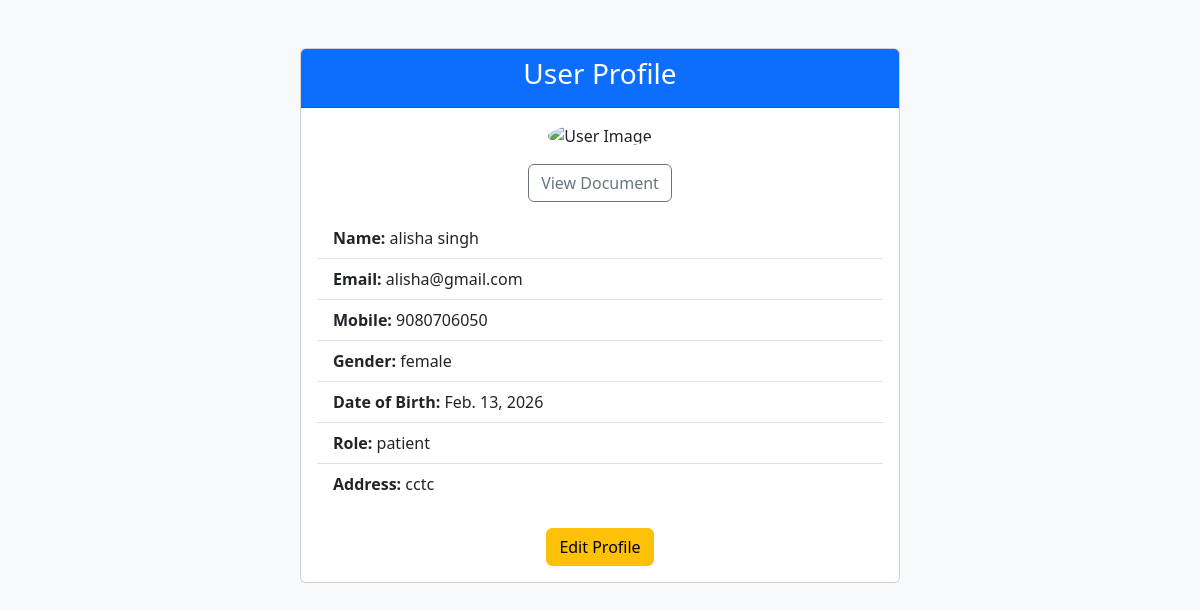
/ehrs_admin/adminviewprofile/ (signed in), run on the app's committed database.
### REGISTER/models.py (models this page shows, shortened)
class Register_Master(models.Model):
    Reg_id=models.AutoField(primary_key=True)
    Name=models.CharField(max_length=30)
    Email=models.CharField(max_length=30,unique=True)
    Mobile=models.CharField(max_length=30)
    Password=models.CharField(max_length=40)
    Dob=models.DateField()
    Gender=models.CharField(max_length=10)
    Address=models.CharField(max_length=100)
    Role_name=models.CharField(max_length=30)
    created_at = models.DateTimeField(default=timezone.now)

### EHRS_admin/views.py (the view)
# urls.py: path('adminviewprofile/',views.adminviewprofile,name="adminviewprofile"),
def adminviewprofile(request):
    email = request.session.get('email')
    ob = Register_Master.objects.get(Email=email)
    try:
        obj = adminprofile_master.objects.get(email=ob)
    except adminprofile_master.DoesNotExist:
        obj = None  # no profile yet
    return render(request, 'adminviewprofile.html', {'data': ob, 'data1': obj})

### EHRS_admin/templates/adminviewprofile.html (shortened to what this page needs)
<!DOCTYPE html>
<html lang="en">
<head>
    <link href="https://cdn.jsdelivr.net/npm/bootstrap@5.3.0/dist/css/bootstrap.min.css" rel="stylesheet">
</head>
<body class="bg-light py-5">
<div class="container">
    <div class="card mx-auto" style="max-width: 600px;">
        <div class="card-header text-center bg-primary text-white">
            <h3>User Profile</h3>
        </div>
        <div class="card-body text-center">
            <img src="{{data1.Image.url}}" alt="User Image" class="rounded-circle mb-3" style="width: 150px; height: 150px; object-fit: cover;">
            <p><a href="{{data1.Document.url}}" class="btn btn-outline-secondary" target="_blank">View Document</a></p>
            <ul class="list-group list-group-flush text-start">
                <li class="list-group-item"><strong>Name:</strong> {{data.Name}}</li>
                <li class="list-group-item"><strong>Email:</strong> {{data.Email}}</li>
                <li class="list-group-item"><strong>Mobile:</strong> {{data.Mobile}}</li>
                <li class="list-group-item"><strong>Gender:</strong> {{data.Gender}}</li>
                <li class="list-group-item"><strong>Date of Birth:</strong> {{data.Dob}}</li>
                <li class="list-group-item"><strong>Role:</strong> {{data.Role_name}}</li>
                <li class="list-group-item"><strong>Address:</strong> {{data.Address}}</li>
            </ul>
            <div class="mt-4">
                <a href="{% url 'adminprofile' %}" class="btn btn-warning">Edit Profile</a>
            </div>
        </div>
    </div>
</div>
</body>
</html>

### data on the page
Register_Master: Name "alisha singh", Email "alisha@gmail.com", Mobile "9080706050", Gender "female", Dob "Feb. 13, 2026", Role_name "patient", Address "cctc"
